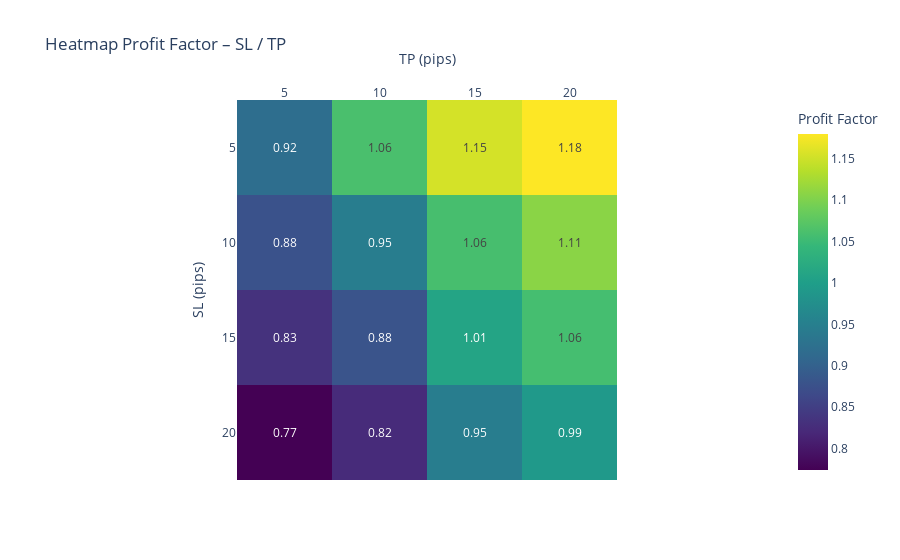

Notebook source saved alongside this figure:
### Code cell
# Heatmap – Profit Factor

pf_pivot = pivot_sl_tp(sl_tp_df, "profit_factor")

fig = px.imshow(
    pf_pivot,
    text_auto=".2f",
    color_continuous_scale="Viridis",
    title="Heatmap Profit Factor – SL / TP",
    labels=dict(x="TP (pips)", y="SL (pips)", color="Profit Factor")
)

fig.update_layout(
    template="plotly_white",
    xaxis_side="top"
)

fig.show()

### Figure 1 — Plotly figure (JSON) as saved in the notebook; plotly's stock layout.template omitted (floating-point values rounded to 4 significant figures)
{"data": [{"coloraxis": "coloraxis", "hovertemplate": "TP (pips): %{x}<br>SL (pips): %{y}<br>Profit Factor: %{z}<extra></extra>", "name": "0", "texttemplate": "%{z:.2f}", "type": "heatmap", "x": [5, 10, 15, 20], "xaxis": "x", "y": [5, 10, 15, 20], "yaxis": "y", "z": [[0.9201, 1.061, 1.154, 1.18], [0.878, 0.9451, 1.059, 1.107], [0.8326, 0.8796, 1.01, 1.057], [0.7741, 0.8233, 0.9459, 0.9907]]}], "layout": {"coloraxis": {"colorbar": {"title": {"text": "Profit Factor"}}, "colorscale": [[0, "#440154"], [0.1111, "#482878"], [0.2222, "#3e4989"], [0.3333, "#31688e"], [0.4444, "#26828e"], [0.5556, "#1f9e89"], [0.6667, "#35b779"], [0.7778, "#6ece58"], [0.8889, "#b5de2b"], [1, "#fde725"]]}, "title": {"text": "Heatmap Profit Factor – SL / TP"}, "xaxis": {"anchor": "y", "constrain": "domain", "domain": [0, 1], "scaleanchor": "y", "side": "top", "title": {"text": "TP (pips)"}}, "yaxis": {"anchor": "x", "autorange": "reversed", "constrain": "domain", "domain": [0, 1], "title": {"text": "SL (pips)"}}}}
